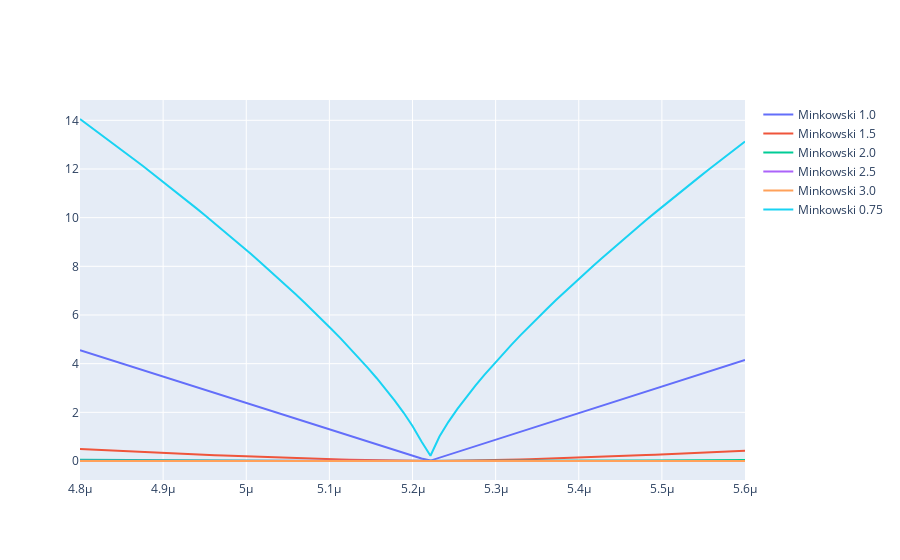

The notebook cell this image was saved under:
### Code cell
fig = go.Figure()
for k, _ in enumerate(p_orders):
    fig.add_trace(
        go.Scatter(x=x_range, y=y_minkowski[k], mode="lines", name=f"Minkowski {_}")
    )
fig.show()
